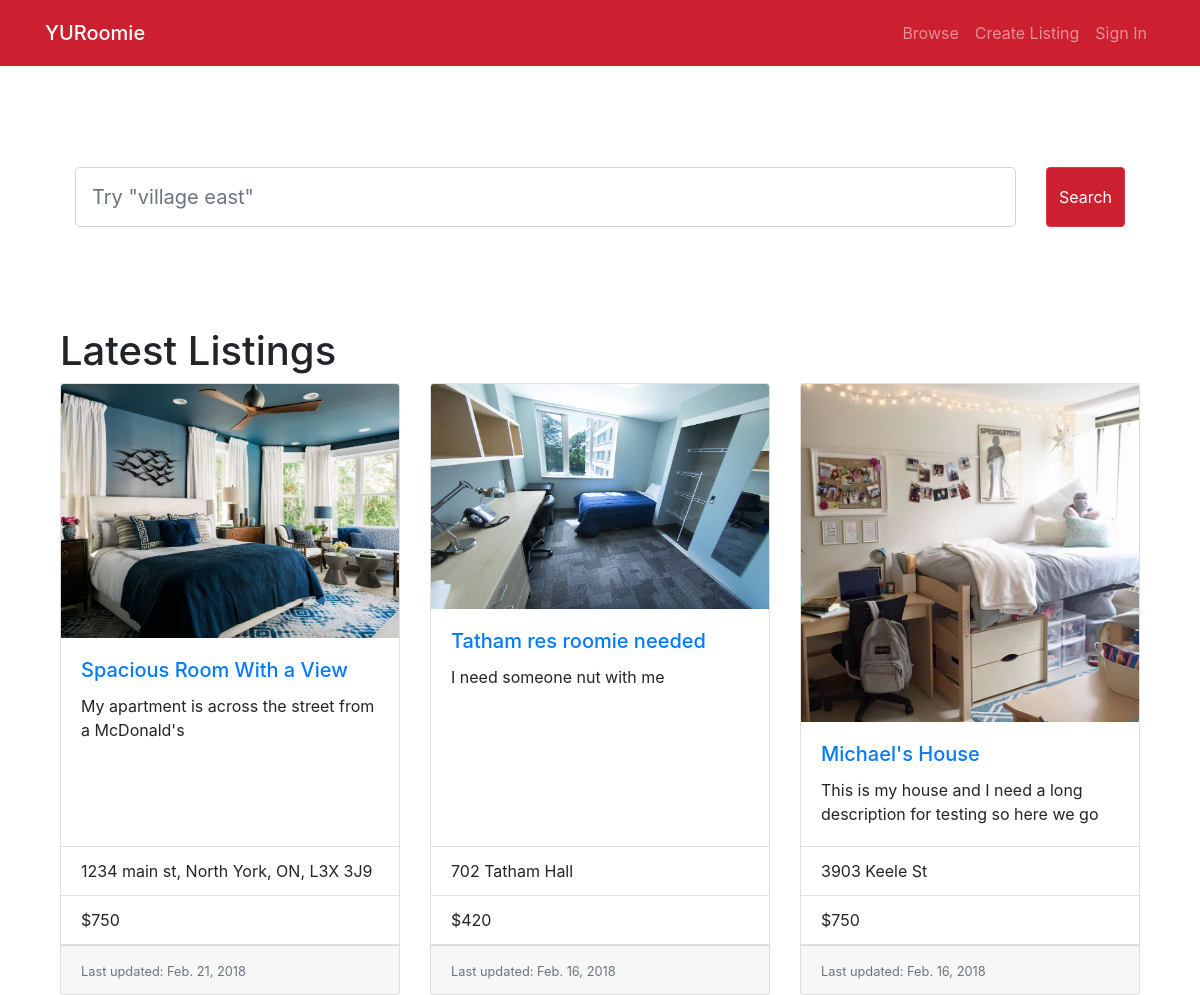
Before: / with the older database file.
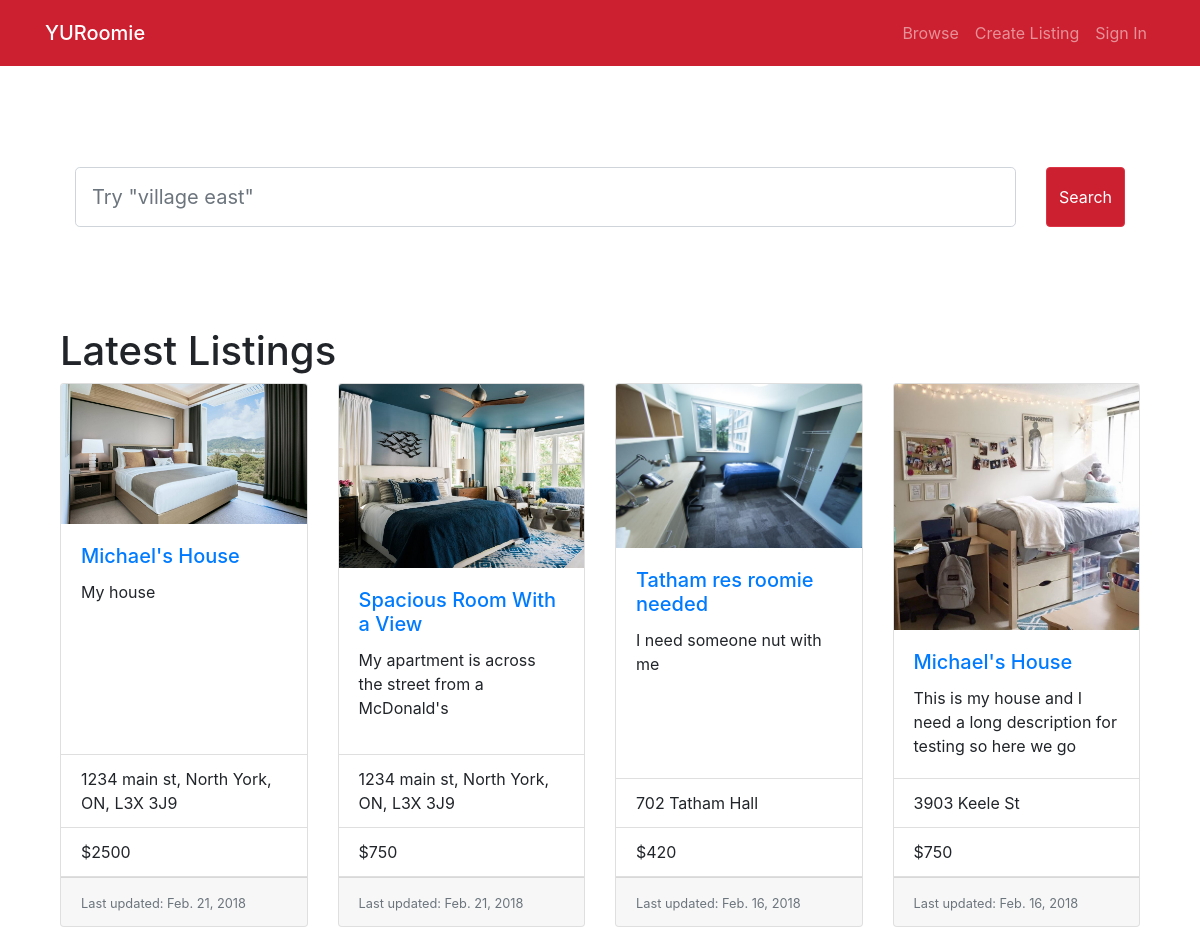
After: the same page with the newer database file.
### home/models.py (models this page shows, shortened)
class Room(models.Model):
    host_name = models.CharField(max_length=50)
    address = models.CharField(max_length=100)
    property_name = models.CharField(max_length=30, default="")
    description = models.TextField(default="No Description")
    cost = models.PositiveIntegerField(default=0)
    visits = models.PositiveIntegerField(default=0)
    number_of_rooms = models.PositiveSmallIntegerField()
    creator_id = models.PositiveIntegerField()
    last_updated = models.DateTimeField(auto_now_add=True)

class RoomImage(models.Model):
    room = models.ForeignKey(Room, on_delete=models.CASCADE)
    image = models.ImageField()

### home/views.py (the view)
# urls.py: path('', views.index, name='index'),
def index(request):
    latest_posts_list = Room.objects.order_by('-last_updated')[:4]
    return render(request, 'home/index.html', {'latest_posts_list': latest_posts_list,})

### home/templates/home/index.html
{% extends 'home/base.html'%}
{% load static %}
{% block body %}
    <div class="container-fluid">
        <div class="w-100" style="height:100px;"></div>
        <div class="col">
        </div>
        <form class="form-inline" method="GET" value="{{ request.GET.get }}">
            <div class="col">
                <input type="search" name="q" class="form-control form-control-lg" id="mainSearchBar" aria-describedby="searchHelp" placeholder="Try &quot;village east&quot;" autocomplete="off">
            </div>
            <div class="col-auto">
                <button type="submit" class="btn btn-danger form-control-lg" id="mainSearchButton">Search</button>
            </div>
        </form>
        <div class="w-100" style="height:100px;"></div>
        <h1>Latest Listings</h1>
        <div class="card-deck">
            {% if latest_posts_list %}
                {% for room in latest_posts_list %}
                    <div class="card">
                        <a href="{% url 'detail' room.id %}">
                            <img class="card-img-top" src="{{ room.roomimage_set.all.0.image.url }}" alt="{{room.name}}"></a>
                        <div class="card-body">
                            <a href="{% url 'detail' room.id %}"><h5 class="card-title">{{ room.property_name }}</h5></a>
                            <p class="card-text">{{ room.description|truncatewords:23 }}</p>
                        </div>
                        <ul class="list-group list-group-flush">
                            <li class="list-group-item">{{ room.address }}</li>
                            <li class="list-group-item">${{ room.cost }}</li>
                        </ul>
                        <div class="card-footer">
                            <small class="text-muted">Last updated: {{ room.last_updated.date }}</small>
                        </div>
                    </div>
                {% endfor %}
            {% else %}
                <h1>No rooms are available.</h1>
            {% endif %}
        </div>
    </div>
{% endblock %}

Changed rows visible on the page:
added Room: roomimage_set.all.0.image (picture), property_name "Michael's House", description "My house", address "1234 main st, North York, ON, L3X 3J9", cost "2500", last_updated "Feb. 21, 2018"
